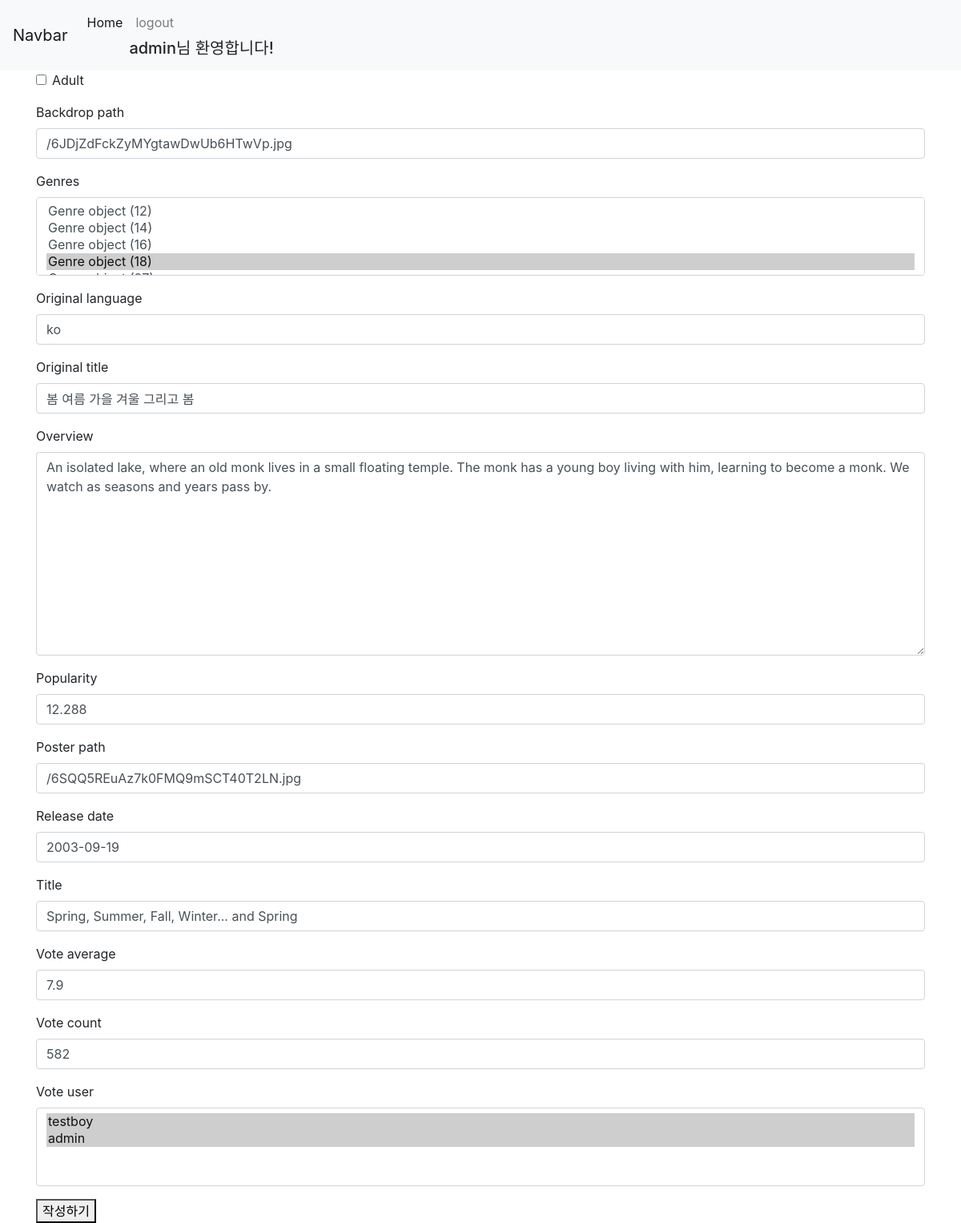
Page /movies/81/update (signed in) on the committed database.
### movies/models.py (models this page shows)
class Movie(models.Model):
    adult = models.BooleanField()
    backdrop_path = models.CharField(max_length=500, null=True)
    genres = models.ManyToManyField(Genre, related_name='movie_genre')
    original_language = models.CharField(max_length=20)
    original_title = models.CharField(max_length=200)
    overview = models.TextField(null=True)
    popularity = models.FloatField(null=True)
    poster_path = models.CharField(max_length=500, null=True)
    release_date = models.DateField(null=True)
    title = models.CharField(max_length=200)
    vote_average = models.FloatField(null=True)
    vote_count = models.IntegerField(null=True)
    vote_user = models.ManyToManyField(settings.AUTH_USER_MODEL, related_name="vote_movie", blank=True)

### movies/views.py (the view)
# urls.py: path('<int:movie_pk>/update', views.movie_update, name='movie_update'),
@user_passes_test(lambda u: u.is_superuser)
@login_required
def movie_update(request, movie_pk):
    movie = get_object_or_404(Movie, pk=movie_pk)
    if request.method == 'POST':
        form = MovieForm(request.POST, instance=movie)
        if form.is_valid():
            form.save()
            return redirect('movies:index', movie_pk)
    else:
        form = MovieForm(instance=movie)
    context = {
        'form': form
    }
    return render(request, 'movies/m_cre_upd.html', context)

### movies/forms.py
class MovieForm(forms.ModelForm):
    class Meta:
        model = Movie
        fields = '__all__'

### movies/templates/movies/m_cre_upd.html (shortened to what this page needs)
{% extends 'base.html' %}
{% load bootstrap4 %}
{% block content %}
<form action="" method="POST">
    {% bootstrap_form form %}
    <button>작성하기</button>
</form>
{% endblock %}

### templates/base.html (shortened to what this page needs)
<!DOCTYPE html>
{% load bootstrap4 %}
<html lang="ko">
<head>
    {% bootstrap_css %}
</head>
<body>
    <nav class="navbar navbar-expand-lg navbar-light bg-light">
        <a class="navbar-brand" href="#">Navbar</a>
        <div class="collapse navbar-collapse" id="navbarSupportedContent">
          <ul class="navbar-nav mr-auto">
            <li class="nav-item active">
              <a class="nav-link" href="{% url 'movies:index' %}">Home</a>
            </li>
            {% if request.user.is_authenticated %}
            <li class="nav-item">
              <a class="nav-link " href="{% url 'accounts:logout' %}" tabindex="-1" aria-disabled="true">logout</a>
              <h5>{{ request.user}}님 환영합니다!</h5>
            </li>
            {% else %}
            <li class="nav-item">
              <a class="nav-link " href="{% url 'accounts:login' %}" tabindex="-1" aria-disabled="true">login</a>
              <a class="nav-link " href="{% url 'accounts:signup' %}" tabindex="-1" aria-disabled="true">signup</a>
            </li>
            {% endif %}
          </ul>
        </div>
      </nav>
    <div class="container">
    {% block content %}
    {% endblock %}
    </div>
</body>
</html>

### rows in the picture
Movie: backdrop_path "/6JDjZdFckZyMYgtawDwUb6HTwVp.jpg", original_language "ko", original_title "봄 여름 가을 겨울 그리고 봄", overview "An isolated lake, where an old monk lives in a small floating temple. The monk has a young boy living with him, learning to become a monk. We watch as seasons and years pass by.", popularity "12.288", poster_path "/6SQQ5REuAz7k0FMQ9mSCT40T2LN.jpg", release_date "2003-09-19", title "Spring, Summer, Fall, Winter... and Spring", vote_average "7.9", vote_count "582"

### other values in the picture
{{ request.user }} "admin"
